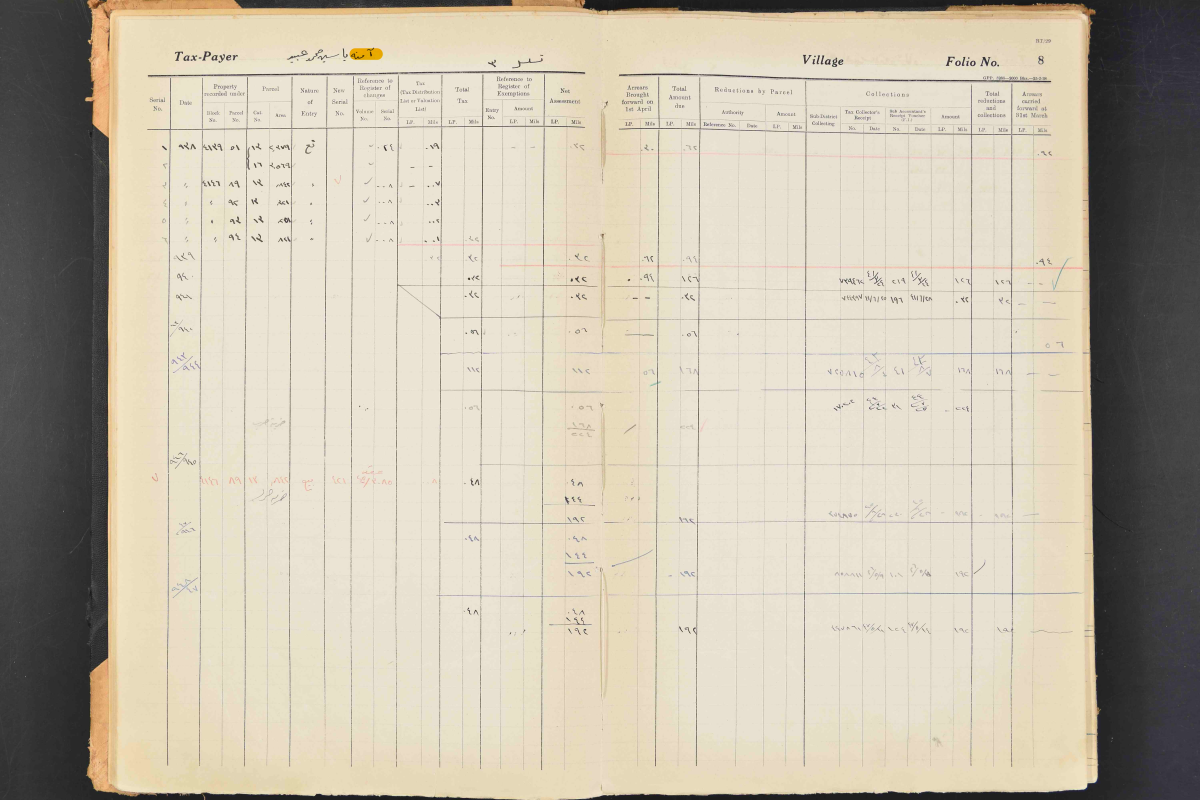
#> input picture 000nvrj-432316TAX 1-85_page-0010.jpg, 6000 x 4000 px (shown at 1/5 size)
$ python -i image_preprocess.py   (imports and definitions only)
#> lines starting #> are read from the running program, lines starting #| are printed output that depends on the picture; after the words box and inside, x2 and y2 are one past the last pixel; in counts of white or black regions, pixels touching at a corner belong together
#> further down, picture is the input picture: shape (4000, 6000, 3); mean B, G, R 170.9, 188.2, 196.4
"""
image_preprocess.py — Pure image-processing helpers for the Haditax wizard view.

Functions here have no Streamlit dependency and can be imported by both
haditax.py (wizard UI) and segment_unified.py (batch pipeline).
"""

from __future__ import annotations

import io as _io
import json
import os
from pathlib import Path
from typing import Optional

import cv2
import numpy as np
from PIL import Image


# ── Deskew (perspective warp of paper boundary) ─────────────────────────────

def _order_corners(pts: np.ndarray) -> np.ndarray:
    """Order 4 points as [top-left, top-right, bottom-right, bottom-left]."""
    s = pts.sum(axis=1)
    d = np.diff(pts, axis=1).ravel()
    tl = pts[np.argmin(s)]
    br = pts[np.argmax(s)]
    tr = pts[np.argmin(d)]
    bl = pts[np.argmax(d)]
    return np.array([tl, tr, br, bl], dtype=np.float32)


def deskew_image(img: np.ndarray) -> np.ndarray:
    """Detect the paper boundary in *img* and perspective-warp it to a rectangle.

    Pure function — no caching, no Streamlit. Returns the deskewed BGR image.
    """
    gray = cv2.cvtColor(img, cv2.COLOR_BGR2GRAY)
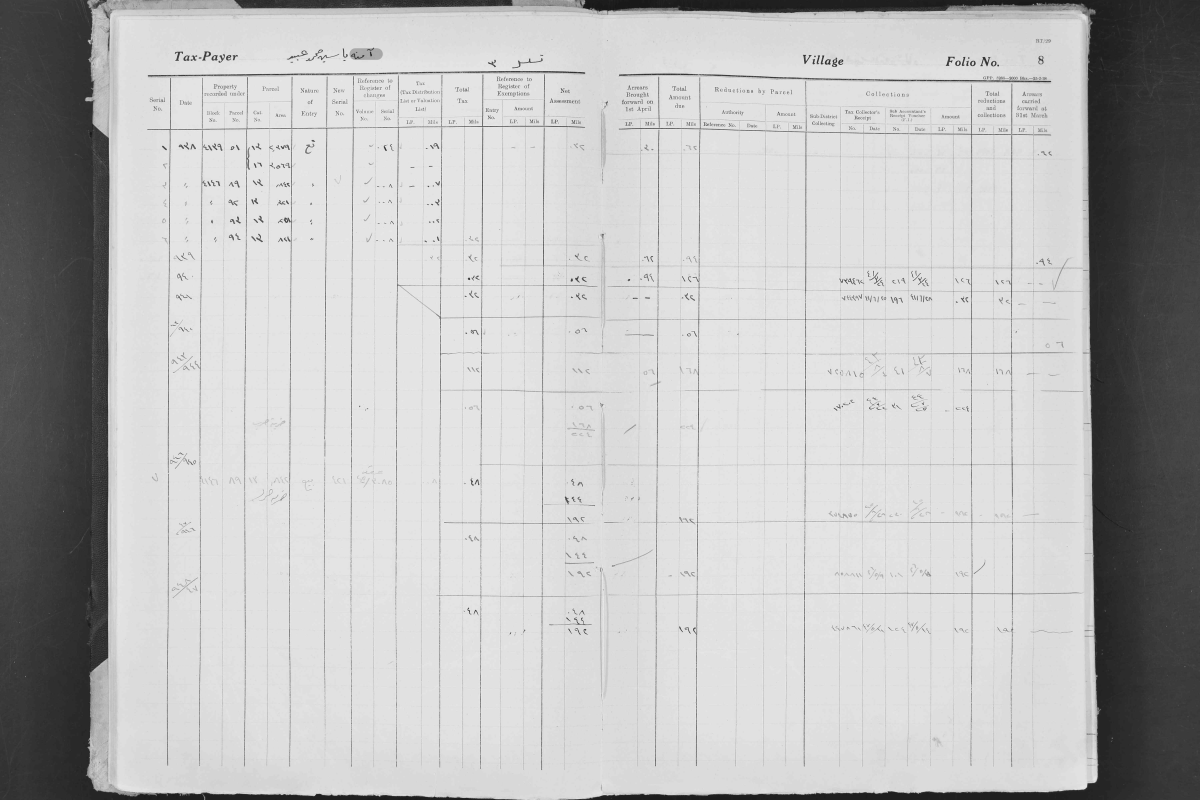
#> gray: shape (4000, 6000) (shown at 1/5 size); min 8, max 255, mean 188.6
    _, thresh = cv2.threshold(gray, 80, 255, cv2.THRESH_BINARY)
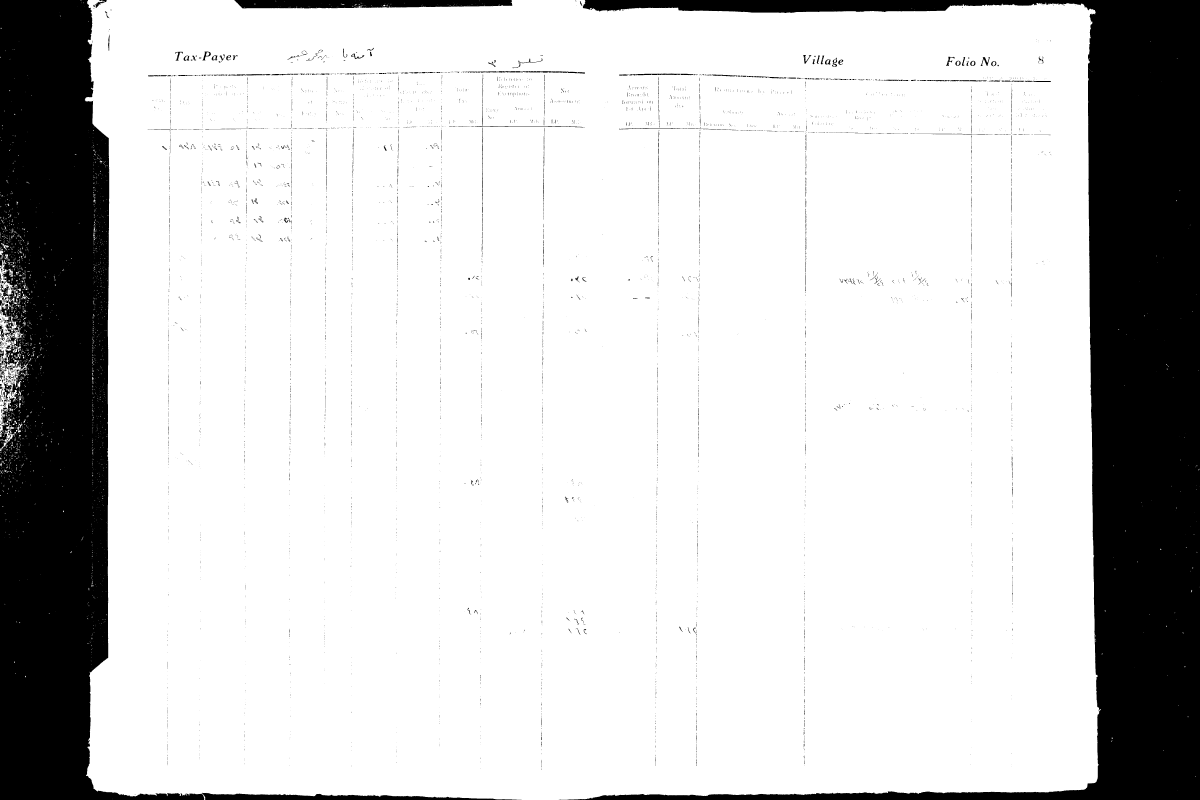
#> thresh: shape (4000, 6000) (shown at 1/5 size); 81.1% white; 5524 black regions (4724 under 20 px)
    contours, _ = cv2.findContours(thresh, cv2.RETR_EXTERNAL, cv2.CHAIN_APPROX_SIMPLE)
#> contours = 2207 contours, 2070 with area under 20; largest, box (x1, y1, x2, y2) and area: (424, 0, 5504, 4000) 19478923, (0, 1552, 114, 2184) 26244, (0, 1298, 88, 1484) 4592, (0, 1451, 57, 1549) 2046, (0, 2145, 64, 2256) 1444
    contours = sorted(contours, key=cv2.contourArea, reverse=True)

    cnt = contours[0]
#> cnt = contour of 4749 points, box (x1, y1, x2, y2) (424, 0, 5504, 4000), area 19478923
    approx = None
    for eps_mult in [0.02, 0.03, 0.04, 0.05]:
        epsilon = eps_mult * cv2.arcLength(cnt, True)
        approx = cv2.approxPolyDP(cnt, epsilon, True)
        if len(approx) == 4:
            break
#> this loop made 1 pass
#> (epsilon, approx) on pass 1: (406.5, [[440, 0], [485, 3956], [5482, 3907], [5474, 50]])
    if approx is None or len(approx) != 4:
        rect = cv2.minAreaRect(cnt)
        approx = cv2.boxPoints(rect).astype(np.int32).reshape(4, 1, 2)

    src_pts = _order_corners(approx.reshape(4, 2))
#> in _order_corners, `s = pts.sum(axis=1)`: s = [440, 4441, 9389, 5524]
#> in _order_corners, `d = np.diff(pts, axis=1).ravel()`: d = [-440, 3471, -1575, -5424]
#> in _order_corners, `tl = pts[np.argmin(s)]`: tl = [440, 0]
#> in _order_corners, `br = pts[np.argmax(s)]`: br = [5482, 3907]
#> in _order_corners, `tr = pts[np.argmin(d)]`: tr = [5474, 50]
#> in _order_corners, `bl = pts[np.argmax(d)]`: bl = [485, 3956]
#> src_pts = [[440, 0], [5474, 50], [5482, 3907], [485, 3956]]
    w1 = np.linalg.norm(src_pts[1] - src_pts[0])
#> w1 = 5034.2
    w2 = np.linalg.norm(src_pts[2] - src_pts[3])
#> w2 = 4997.2
    h1 = np.linalg.norm(src_pts[3] - src_pts[0])
#> h1 = 3956.3
    h2 = np.linalg.norm(src_pts[2] - src_pts[1])
#> h2 = 3857
    dst_w = int(max(w1, w2))
#> dst_w = 5034
    dst_h = int(max(h1, h2))
#> dst_h = 3956
    dst_pts = np.array(
        [[0, 0], [dst_w - 1, 0], [dst_w - 1, dst_h - 1], [0, dst_h - 1]],
        dtype=np.float32,
    )
#> dst_pts = [[0, 0], [5033, 0], [5033, 3955], [0, 3955]]
    M = cv2.getPerspectiveTransform(src_pts, dst_pts)
#> M = [[0.973, -0.0111, -428], [-0.00984, 0.99, 4.33], [-4.96e-06, -1.79e-06, 1]]
    return cv2.warpPerspective(
        img, M, (dst_w, dst_h),
        flags=cv2.INTER_LANCZOS4,
        borderValue=(255, 255, 255),
    )
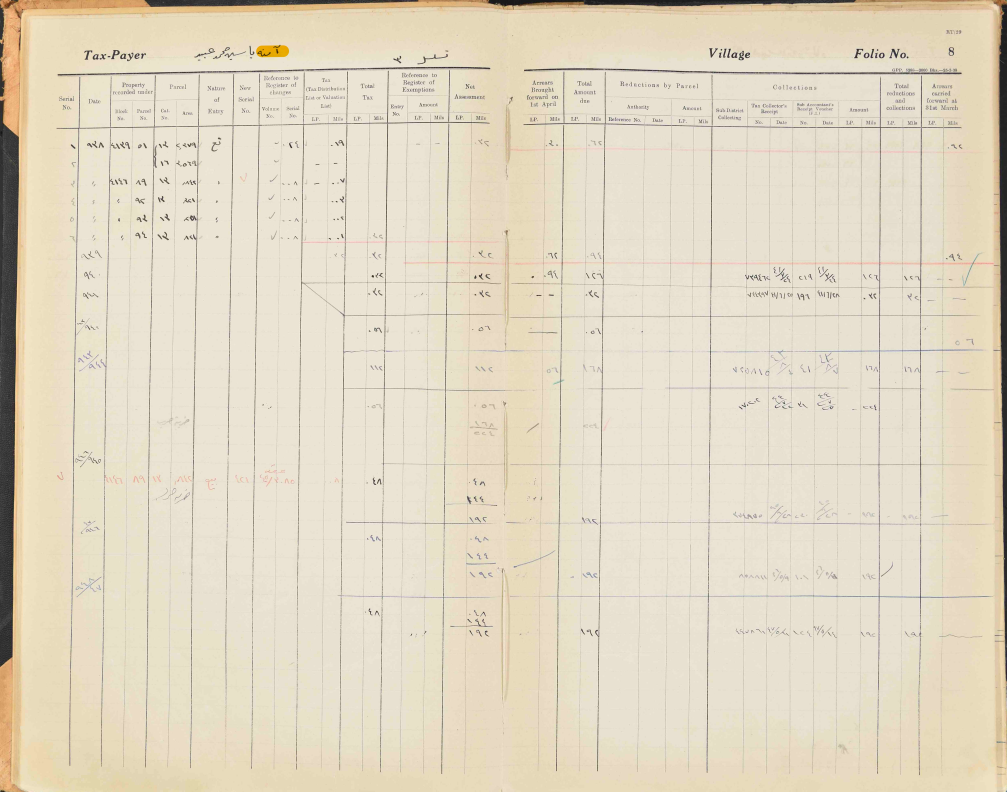
#> returned value: shape (3956, 5034, 3) (shown at 1/5 size); mean of channels 0, 1, 2 195.4, 216.3, 226.1; drawn as B, G, R


# ── Table-corner detection ──────────────────────────────────────────────────

# [80 lines left out: functions auto_table_corners, corners_to_overlay, crop_above_table, crop_header_strip, not called in this run]


# ── Gemini schema extraction (single call for both strips) ───────────────────

_SCHEMA_PROMPT = """\
You are reading two images from a British Mandate Palestine property tax register \
(Form TR/39).

IMAGE 1 — the metadata band ABOVE the main data table. It contains printed field \
labels filled in by hand for this specific page (e.g. taxpayer name, ID, village, \
district, date, etc.).

IMAGE 2 — the printed column-header rows at the TOP of the data table. The header \
may span 1, 2, or 3 printed rows with merged cells grouping related leaf columns.

Output ONLY a JSON object with exactly two keys:
  "metadata_fields": array of strings — field label names from IMAGE 1 in \
top-to-bottom, left-to-right order. Use underscores for spaces. Include only \
label names, NOT their values. E.g. "Tax_Payer", "Tax_Payer_ID", "Village", "Year".
  "column_names": array of strings — leaf column names from IMAGE 2 in \
left-to-right order. Each string concatenates ancestor tier labels with "_", e.g. \
"Reference_to_Register_of_Exemptions_Amount_Mils", "Serial_No".

Do NOT include any explanation, markdown, or extra keys. Output only the raw JSON object.\
"""


# [61 lines left out: functions _encode_bgr, _parse_gemini_json, gemini_extract_schema, not called in this run]


# ── x_left_col detection (LLM anchor for the leftmost printed column line) ──

_X_LEFT_COL_PROMPT = """\
This image is a crop from a British Mandate Palestine tax-register scan \
(landscape, left page of a spread). The first column of the table is the \
narrow "Serial_No" column. Look at the printed vertical lines of the table \
grid; the line we want is the printed vertical line that forms the RIGHT \
edge of the Serial_No column (and the LEFT edge of the next column, "Date"). \
This is typically between 12% and 18% of the image width — well inside the \
page, not at the page/binding edge.

Return ONLY a JSON object: {{"x_first_interior": <int>}}

`x_first_interior` is the x-coordinate (pixels from the left of THIS image) \
of that printed line. Image width is {W} px. Ignore the binding shadow, the \
outer page edge, the outer-left frame line of the table, and any handwriting. \
No explanation, no markdown, no extra keys.\
"""


# [141 lines left out: functions _validate_x_left_col, detect_x_left_col_gemini, detect_x_left_col_claude, detect_x_left_col_cached, load_notebook_config, not called in this run]


def save_notebook_config(path: Path, cfg: dict) -> None:
    path.write_text(json.dumps(cfg, ensure_ascii=False, indent=2), encoding="utf-8")

>>> import cv2
>>> picture = cv2.imread('000nvrj-432316TAX 1-85_page-0010.jpg')
>>> result = deskew_image(picture)
